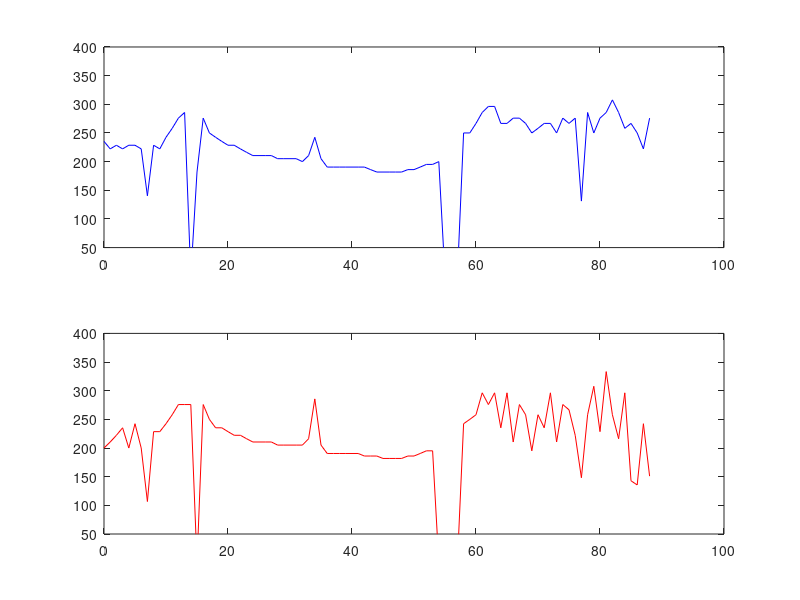

Write the MATLAB code that produced this figure.
1;

clear all;

%Umbrales para detectar si el fonema es sordo o sonoro
%obtenidos experimentalmente al analizar la 
global MIN_ENERGIA = 0.8; %energia en la banda de frecuencias altas (N/4~N/2)
global MIN_CRUCES = 60; %30 cruces en 30 ms equivale a una frecuencia de 1000 hz

%Devuelve la cantidad de cruces por cero que tiene la señal
% Mientras mas cruces por unidad de tiempo, mayor frecuencia tiene
function cruza = contar_cruces(senal)
    cruces = sign(senal);
    signo = cruces(1);
    cruza = 0;
    for i=2:length(cruces)
        if(signo == cruces(i)*(-1)) %si el signo es distinto al anterior
            cruza = cruza + 1;
        end
        signo = cruces(i);
    end
endfunction

%Calcula la energia de una senal con autocorrelacion
function energia = calcular_energia(senal)
    trans = abs(fft(senal)); %transforma
    N = length(trans);
    evaluar = trans(floor(N/4):floor(N/2)); %se queda con el segundo cuarto que pertenece a las frecuencias altas
    energia = sum(evaluar.^2); %calcula energia en espectro
endfunction

%Devuelve true si el fragmento es sonoro.
function resultado = esSonoro(energia,cruces)
    global MIN_ENERGIA;
    global MIN_CRUCES;
    if(energia >= MIN_ENERGIA) %compara energia, mientras mas, es mas sonoro
        resultado = true;
    else
        if(cruces < MIN_CRUCES) %compara cruces, mientras menos, es mas sonoro
            resultado = true;
        else
            resultado = false;
        end
    end
endfunction

%Calcula el pitch de un fragmento por el metodo de autocorrelacion
function pitch_autocor = pitch_autocorrelacion(fragmento, frec_muestreo)
    autocor = xcorr(fragmento, fragmento);
    M = length(autocor);
    autocor = autocor(ceil(M/2):M);         %le saco la mitad porque esta duplicado
    M = length(autocor);                    %recalculo M
    inicio = ceil((2/1000)*frec_muestreo);  %empiezo a buscar a partir de 2 ms, para saltearme el primer pico.
    [maximo idx] = max(autocor(inicio:M));  %encuentro el indice del maximo
    pitch_autocor = (frec_muestreo/(idx+inicio));
endfunction

%Calcula el pitch de un fragmento por el metodo de cepstrum
function pitch_cep = pitch_cepstrum(fragmento, frec_muestreo)
    frec_inicio_busqueda = 400; %busco el pitch a partir de 400 Hz.
    inicio = frec_muestreo/frec_inicio_busqueda;

    cep = fragmento(1:floor(length(fragmento)/2)); %le quito la mitad porque es simetrico
    M = length(cep);

    [maximo idx] = max(cep(inicio:M)); %me quedo con el indice (frecuencia) maximo pico
    pitch_cep = (frec_muestreo/(inicio+idx)); %le sumo el desplazamiento y convierto a frecuencia
end


function [pitchs_cep, pitchs_autocor] = calcularPitch(frase, frec_muestreo);
    N = length(frase);
    %Configuracion de la ventana a utilizar
    ancho_ms = 30;                                  %ancho en milisegundos de la ventana
    ancho_ventana = ancho_ms*frec_muestreo/1000;    %ancho en muestras de la ventana
    ventana = hanning(ancho_ventana);               %definicion de la ventana

    %calculo de los pitchs
    pitchs_cep = [];
    pitchs_autocor = [];

    for i=1:ceil(N/ancho_ventana)
        inicio = (i-1)*ancho_ventana + 1;           %inicio de la ventana a procesar
        fin = ancho_ventana*i;                      %fin de la ventana
        fragmento = frase(((i-1)*ancho_ventana + 1):min(ancho_ventana*i,N)); %calcula fragmento
        if(length(fragmento) < ancho_ventana)       %termino de recorrer cuando la ventana es chica
            break;
        end;
        fragmento_v = fragmento .* ventana;         %ventanea fragmento
        energia = calcular_energia(fragmento_v);
        cruces = contar_cruces(fragmento_v);
        
        if(esSonoro(energia,cruces))
            cep = (ifft(log(abs(fft(fragmento_v)))));
            pitchs_cep = [pitchs_cep pitch_cepstrum(cep, frec_muestreo)];
            pitchs_autocor = [pitchs_autocor pitch_autocorrelacion(fragmento_v', frec_muestreo)];
        else
            pitchs_cep = [pitchs_cep 0];
            pitchs_autocor = [pitchs_autocor 0];
        end
    end

endfunction

%devuelve la frase con una relacion senal ruido dada por snr
function frase_ruido = contaminarRuido(frase, snr)
   N = length(frase);
   ruido = randn(N,1);
   potencia_frase = norm(frase,2)^2/N;
   potencia_ruido = norm(ruido,2)^2/N;
   alfa = sqrt(potencia_frase*(10^(-snr/10))/potencia_ruido);
   frase_ruido = frase + alfa*ruido;
endfunction

%filtra los pitchs mayores a 350 y menores a 50
function pitchs_filtrados = filtrarBajosAltos(pitchs)
    pitchs_filtrados = [];
    for i=1:length(pitchs)
        if(pitchs(i) >= 50 & pitchs(i) <= 350)
            pitchs_filtrados = [pitchs_filtrados pitchs(i)];
        else
            pitchs_filtrados = [pitchs_filtrados 0];
        end
    end
endfunction

%-----------------------------------------------

%Carga el audio
frec_muestreo = 8000;
frase = load("sent.txt");
frase = frase(125:length(frase)); %quita todos los ceros del principio

frases = [frase contaminarRuido(frase,50) contaminarRuido(frase,20) contaminarRuido(frase,0)];

%Calcula el pitch con dos metodos distintos
[pitchs_cep100, pitchs_autocor100]  = calcularPitch(frases(:,1), frec_muestreo);
[pitchs_cep50, pitchs_autocor50]    = calcularPitch(frases(:,2), frec_muestreo);
[pitchs_cep20, pitchs_autocor20]    = calcularPitch(frases(:,3), frec_muestreo);
[pitchs_cep0, pitchs_autocor0]      = calcularPitch(frases(:,4), frec_muestreo);

%Proceso de filtrado
pitchs_filtrados_cep100 = filtrarBajosAltos(pitchs_cep100);
pitchs_filtrados_cep50  = filtrarBajosAltos(pitchs_cep50);
pitchs_filtrados_cep20  = filtrarBajosAltos(pitchs_cep20);
pitchs_filtrados_cep0   = filtrarBajosAltos(pitchs_cep0);

pitchs_filtrados_autocor100 = filtrarBajosAltos(pitchs_autocor100);
pitchs_filtrados_autocor50  = filtrarBajosAltos(pitchs_autocor50);
pitchs_filtrados_autocor20  = filtrarBajosAltos(pitchs_autocor20);
pitchs_filtrados_autocor0   = filtrarBajosAltos(pitchs_autocor0);

M1 = length(pitchs_autocor100);
x1 = 0:M1-1;
M2 = length(pitchs_cep100);
x2 = 0:M2-1;

%Dibuja
hold on;
%   figure(1); specgram(frase); title("Espectrograma");
%   figure(2); plot(frase); title("Frase");
%   figure(3); plot(pitchs_cep); title("Pitchs por cepstrum");
%   figure(4); plot(pitchs_autocor); title("Pitchs por autocorrelacion");


%figure(2); stem(energias)
hold on;
figure(1); 
subplot(2,1,1);
plot(x1,pitchs_filtrados_autocor100,'b');
ylim([50, 400]);
subplot(2,1,2);
plot(x2,pitchs_filtrados_cep100,'r');
ylim([50, 400]);
pause;
